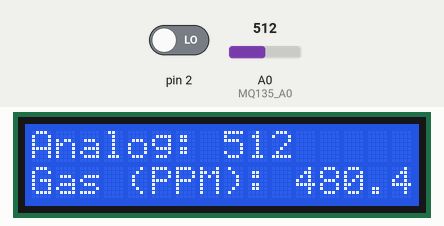
Simulated run of this sketch. Board: Arduino Uno, built with avr-gcc and run on an emulated ATmega328P. On the bench: 16×2 character LCD. The inputs (shaded band) are chosen by the test bench; at power-on: A0 (MQ135_A0) = 512, pin 2 LOW. What the sketch prints to the serial monitor is not drawn.

Above: at 1.2 s.
1.3 s: A0 (MQ135_A0) set to 390
At 3.2 s:
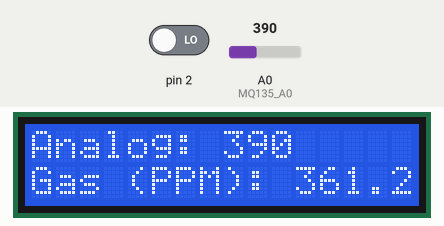
3.5 s: A0 (MQ135_A0) set to 410
At 5.3 s:
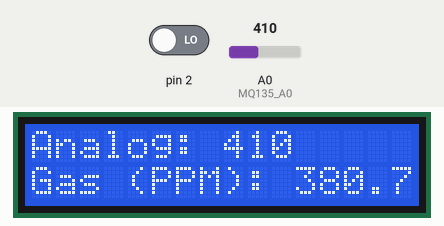
5.6 s: A0 (MQ135_A0) set to 511
At 7.6 s:
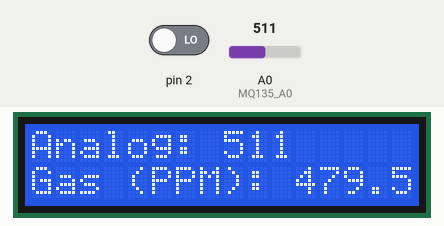
Timing chart, 0 to 9.1 s (numbered marks = the images above; inputs shaded):
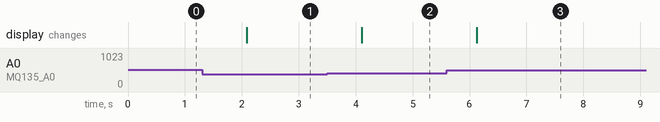

Measured:
- after the input at 1.3 s, the display: changes after 0.79 s (image 1)
- after the input at 3.5 s, the display: changes after 0.61 s (image 2)
- after the input at 5.6 s, the display: changes after 0.53 s (image 3)

The sketch:

MQ-135_sensor.ino.ino
```cpp
#include <LiquidCrystal.h>

int sensorValue;
int digitalValue;
LiquidCrystal lcd(8, 9, 10, 11, 12, 13);  // RS, EN, D4, and D5 pins
int MQ135_A0 = A0;                        // Analog pin for MQ-135 sensor

void setup() {
  Serial.begin(9600);
  pinMode(13, OUTPUT);
  pinMode(2, INPUT);
  lcd.begin(16, 2);
}

void loop() {
  // Read sensor values
  sensorValue = analogRead(MQ135_A0);  // Read MQ-135 sensor connected to A0
  digitalValue = digitalRead(2);

  // Display sensor values on LCD
  lcd.clear();
  lcd.setCursor(0, 0);
  lcd.print("Analog: ");
  lcd.print(sensorValue);

  lcd.setCursor(0, 1);
  lcd.print("Digital: ");
  lcd.print(digitalValue);

  // Additional code for MQ-135 sensor
  float voltage = (sensorValue / 1023.0) * 5.0;  // Convert analog reading to voltage
  float ppm = (voltage - 0.1) * 200;             // Convert voltage to ppm (adjust the formula based on your MQ-135 datasheet)

  lcd.setCursor(0, 1);
  lcd.print("Gas (PPM): ");
  lcd.print(ppm);

  // Control the LED based on sensor value
  if (sensorValue > 400) {
    digitalWrite(13, HIGH);
  } else {
    digitalWrite(13, LOW);
  }

  // Print sensor values to serial monitor
  Serial.print("Analog: ");
  Serial.println(sensorValue);
  Serial.print("Digital: ");
  Serial.println(digitalValue);
  Serial.print("Gas (PPM): ");
  Serial.println(ppm);

  delay(1000);  // Wait for 1 second before the next reading
}
```
